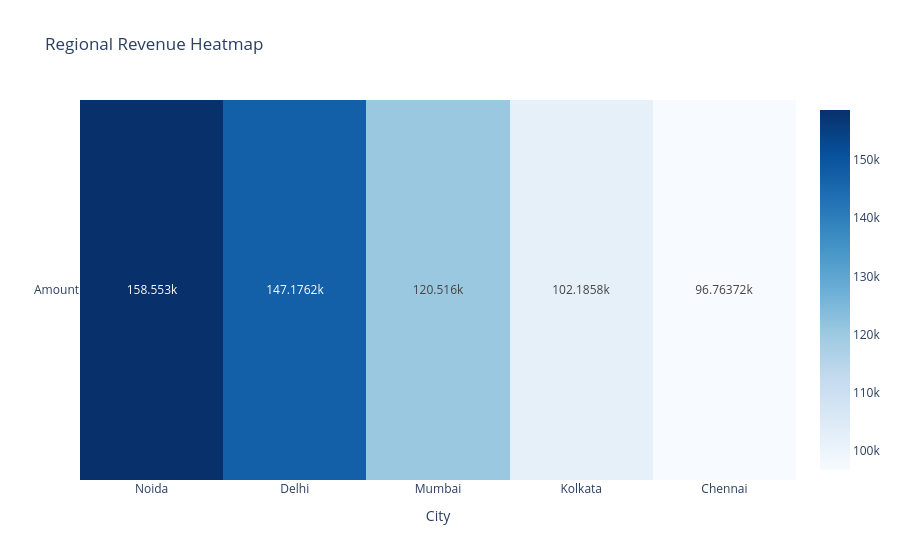

The notebook cell this image was saved under:
### Code cell
fig = px.imshow(z6_matrix, 
                text_auto=True, 
                aspect="auto", 
                title="Regional Revenue Heatmap",
                color_continuous_scale='Blues')

fig.show()

### Figure 1 — Plotly figure (JSON) as saved in the notebook; plotly's stock layout.template omitted (floating-point values rounded to 4 significant figures)
{"data": [{"coloraxis": "coloraxis", "hovertemplate": "City: %{x}<br>y: %{y}<br>color: %{z}<extra></extra>", "name": "0", "texttemplate": "%{z}", "type": "heatmap", "x": ["Noida", "Delhi", "Mumbai", "Kolkata", "Chennai"], "xaxis": "x", "y": ["Amount"], "yaxis": "y", "z": [[158600.0, 147200.0, 120500.0, 102200.0, 96760.0]]}], "layout": {"coloraxis": {"colorscale": [[0, "rgb(247,251,255)"], [0.125, "rgb(222,235,247)"], [0.25, "rgb(198,219,239)"], [0.375, "rgb(158,202,225)"], [0.5, "rgb(107,174,214)"], [0.625, "rgb(66,146,198)"], [0.75, "rgb(33,113,181)"], [0.875, "rgb(8,81,156)"], [1, "rgb(8,48,107)"]]}, "title": {"text": "Regional Revenue Heatmap"}, "xaxis": {"anchor": "y", "domain": [0, 1], "title": {"text": "City"}}, "yaxis": {"anchor": "x", "autorange": "reversed", "domain": [0, 1]}}}
